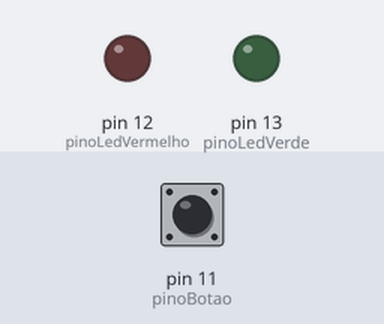
A sketch run on a simulated Arduino Uno, built with avr-gcc and run on an emulated ATmega328P. Shown: output pins drawn as LEDs (lit = HIGH). The inputs (shaded band) are chosen by the test bench; at power-on: pin 11 (pinoBotao) LOW.

Above: at 1.2 s.
1.3 s: pin 11 (pinoBotao) pulled HIGH for 0.15 s
At 2.6 s:
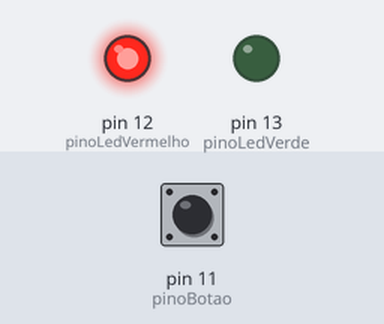
3.0 s: pin 11 (pinoBotao) pulled HIGH for 1 s
At 3.8 s:
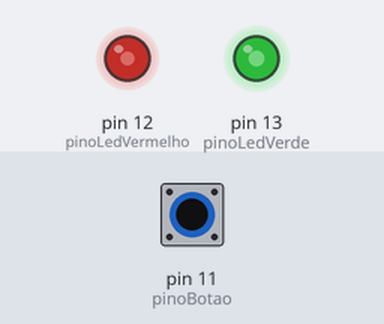
At 4.7 s:
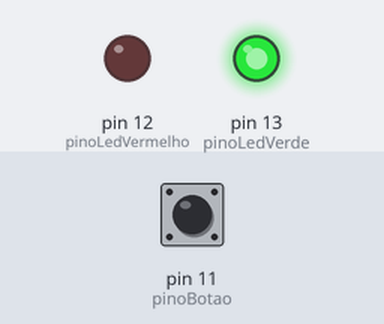
Timing chart, 0 to 6.2 s (numbered marks = the images above; inputs shaded):
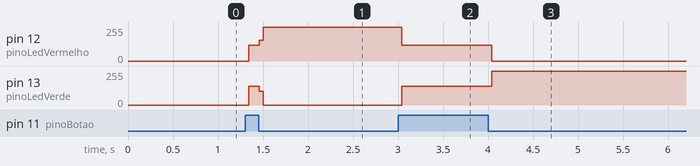

The sketch:

EXERCICIOBOTAO2.ino
```cpp
  const int pinoLedVermelho = 12;
  const int pinoLedVerde = 13;
  const int pinoBotao = 11;
  int estadoBotao = LOW;
  int ultimoAcesso;

void setup() {
pinMode(pinoLedVermelho, OUTPUT);
pinMode(pinoLedVerde, OUTPUT);
pinMode(pinoBotao, INPUT);

}

void loop() {
  estadoBotao = digitalRead (pinoBotao);
  if (estadoBotao == HIGH)
  {
    digitalWrite(pinoLedVermelho, HIGH);
    digitalWrite (pinoLedVerde, LOW);
  }
  estadoBotao = digitalRead (pinoBotao);
  if (estadoBotao == HIGH)
  {
    digitalWrite(pinoLedVermelho, LOW);
    digitalWrite (pinoLedVerde, HIGH);
  }

}
```

Measured:
- after the input at 1.3 s, pin 12 (pinoLedVermelho): 0/255 → 120/255 at once, → 255/255 0.12 s later; pin 13 (pinoLedVerde): 0/255 → 141/255 at once, → 0/255 0.12 s later
- after the input at 3.0 s, pin 12 (pinoLedVermelho): 255/255 → 120/255 at once, → 0/255 1.0 s later; pin 13 (pinoLedVerde): 0/255 → 141/255 at once, → 255/255 1.0 s later
